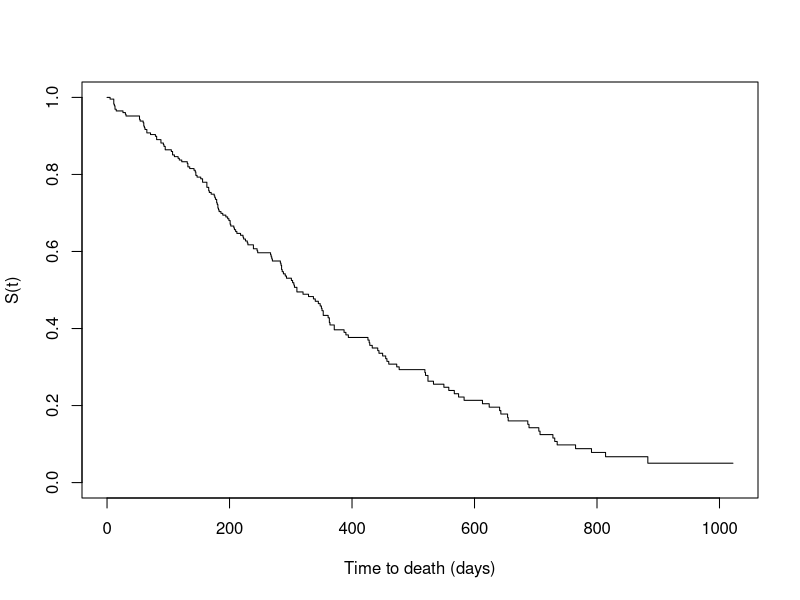

Recreate this plot in R. (Note: this script raises an error after producing the figure.)
## ---- chunk 1
library(survival)
plot(survfit(Surv(time, status) ~ 1, data = lung), 
     xlab = "Time to death (days)", ylab = "S(t)", 
     conf.int = FALSE)
## ---- chunk 2
knitr::include_graphics("hrz.png")
## ---- chunk 3
knitr::include_graphics("dag2.png")
## ---- chunk 4
knitr::include_graphics("frailty.png")
